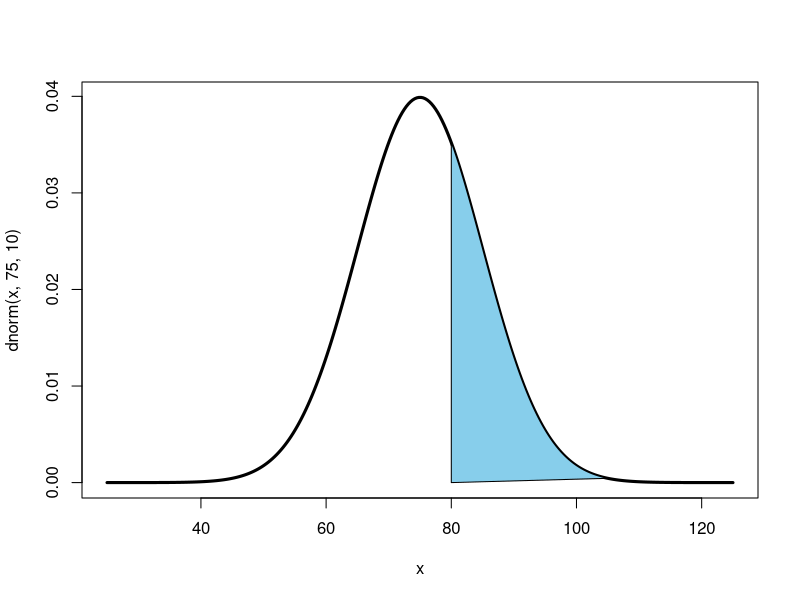

This chart was generated by the following R code:
## ---- chunk 1
  x <- seq(75-50, 75+50, length=300)
  plot(x,dnorm(x, 75, 10), type="l", lwd=3)

  x1 <- seq(80, 105, length=300)
  polygon(c(80, x1), c(0, dnorm(x1, 75, 10)), col="skyblue") 
## ---- chunk 2
mean <- 75
sdev <- 10
yourScore <- 85

betterThanYou <- pnorm(yourScore, mean, sdev)

